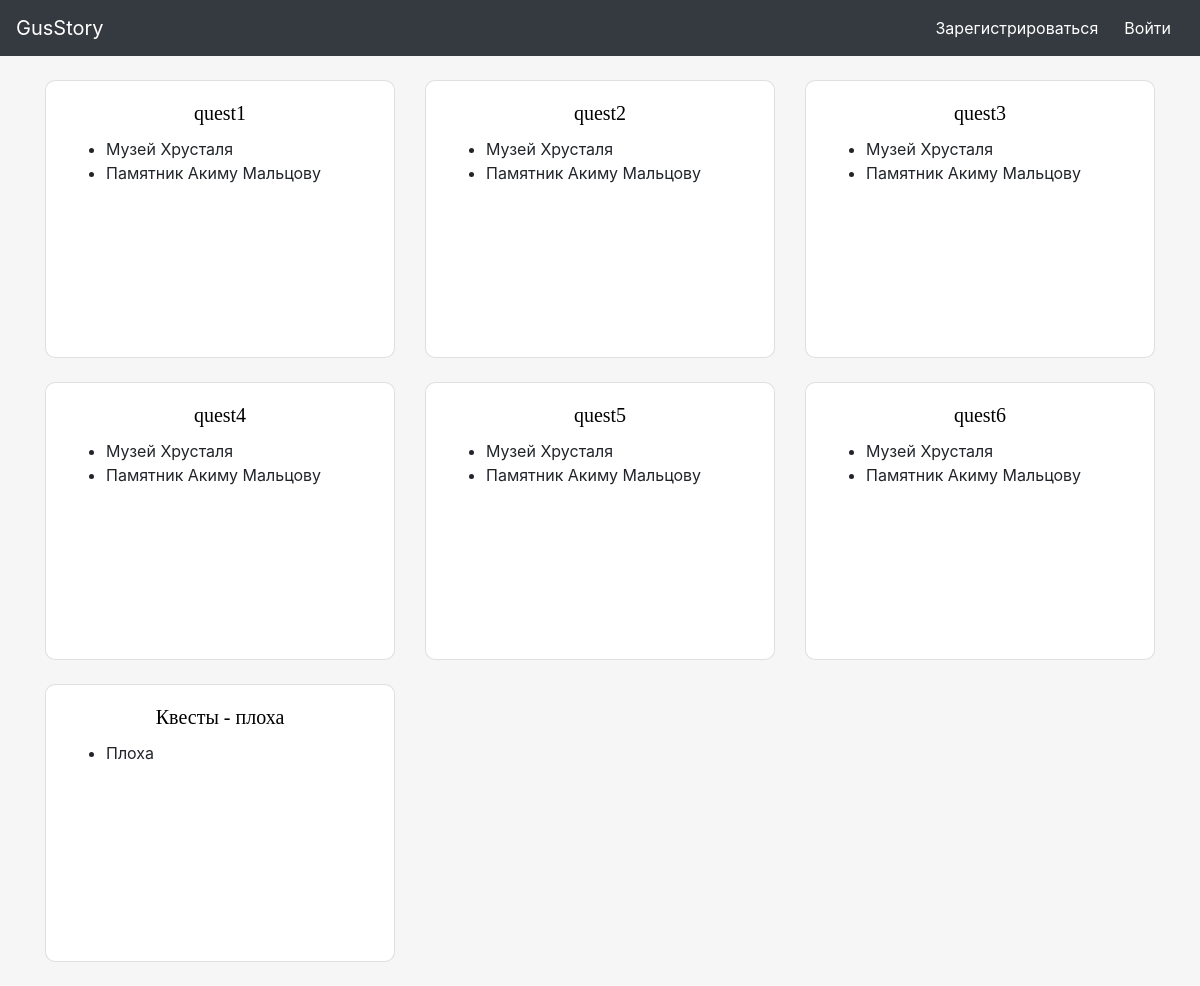
The app's page /quests with its own data.
### data/quests.py (models this page shows)
class Quests(SqlAlchemyBase, SerializerMixin, UserMixin):
    __tablename__ = 'quests'
    id = sqlalchemy.Column(sqlalchemy.Integer, primary_key=True, autoincrement=True)
    name = sqlalchemy.Column(sqlalchemy.String, nullable=True)
    points = sqlalchemy.Column(sqlalchemy.TEXT, nullable=True)

### main.py (the view)
@app.route('/quests')
def gus_quests():
    sessions = db_session.create_session()
    quest = sessions.query(quests.Quests)
    return render_template("quests.html", quests=quest)

### data/db_session.py (called while the page is built)
def create_session() -> Session:
    global __factory
    return __factory()

### templates/quests.html
{% extends "base.html" %}
{% block content %}
<div class="container; mt-4">
    <div class="row">
        {% for quest in quests %}
        <div class="col-sm-4">
            <div class="card mb-4" style="width: 100%; border-radius: 10px;">
                <div class="card-body">
                    <h5 class="card-title" align="center">{{quest.name}}</h5>
                    <div style="height: 200px;">
                        <ul>
                            {% for point in quest.points.split('\n')%}
                            <li>{{point}}</li>
                            {% endfor %}
                        </ul>
                    </div>
                </div>
            </div>
        </div>
        {% endfor %}
    </div>
</div>
{% endblock %}

### templates/base.html (shortened to what this page needs)
<!DOCTYPE html>
<html lang="en">
<head>
    <link rel="stylesheet" type="text/css" href="{{ url_for('static', filename='css/style.css') }}" />
    <link rel="stylesheet"
          href="https://cdn.jsdelivr.net/npm/bootstrap@4.5.3/dist/css/bootstrap.min.css"
>
</head>
<body style="background: #f6f6f6;">
<div>
    <nav class="navbar navbar-expand-lg sticky-top navbar-dark bg-dark">
        <a class="navbar-brand" href="/"> GusStory </a>
        {% if not current_user.is_authenticated %}
        <div class="collapse navbar-collapse" id="navbarSupportedContent">
            <ul class="navbar-nav">
                <li class="nav-item">
                    <a class="btn btn-dark" href="/register"> Зарегистрироваться </a>
                </li>
                <li class="nav-item">
                    <a class="btn btn-dark" href="/login"> Войти </a>
                </li>
            </ul>
        </div>
        {% else %}
        <ul class="navbar-nav mr-auto"></ul>
        <a class="navbar-brand nav-link" href="/profile">
            <h4 style="color: #ffffff">{{current_user.name[0]}}{{current_user.surname[0]}} </h4>
        </a>
        {% endif %}
    </nav>
    <div class="content container">
        {% block content %}
        {% endblock %}
    </div>
</div>
</body>
</html>

### static/css/style.css (style rules this page uses)
body { background: #000; color: #FFFFFF; display: flex; flex-direction: column; height: 100%; }
html { height: 100%; }
.content { flex: 1 0 auto; }
h5 { color: #000; font-family: ‘Times New Roman’, serif; font-size: 20px; font-weight: normal; line-height: 48px; margin: 0; }

### records on screen
Quests: name "quest1", point "Музей Хрусталя" "Памятник Акиму Мальцову"
Quests: name "quest2", point "Музей Хрусталя" "Памятник Акиму Мальцову"
Quests: name "quest3", point "Музей Хрусталя" "Памятник Акиму Мальцову"
Quests: name "quest4", point "Музей Хрусталя" "Памятник Акиму Мальцову"
Quests: name "quest5", point "Музей Хрусталя" "Памятник Акиму Мальцову"
Quests: name "quest6", point "Музей Хрусталя" "Памятник Акиму Мальцову"
Quests: name "Квесты - плоха", points "Плоха"
